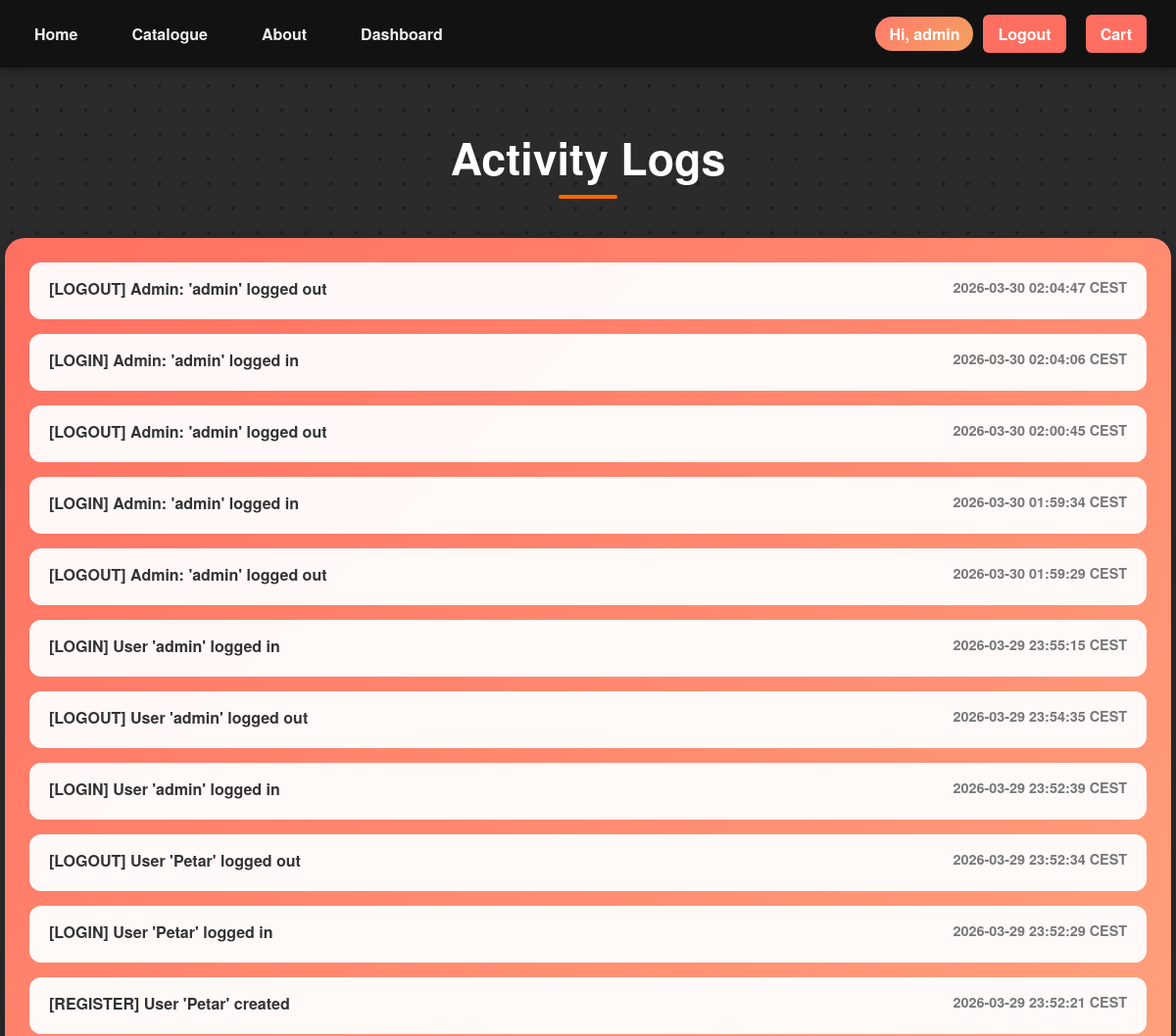
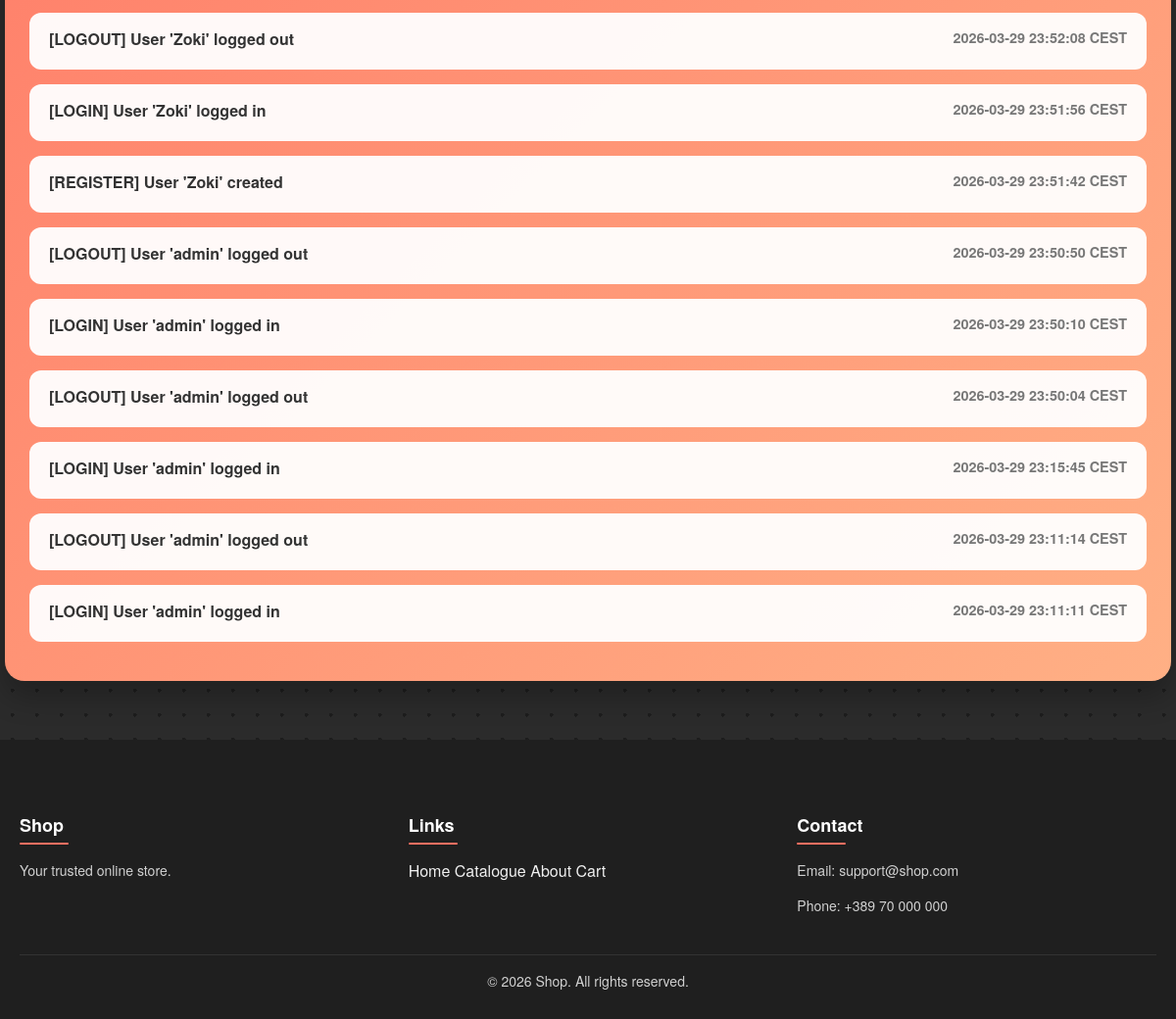
Page /dashboard/logs (signed in) on the committed database (2 pictures, top to bottom).
### models.py (models this page shows)
class Log(Base):
    __tablename__ = "logs"
    id = Column(Integer, primary_key=True)
    action = Column(String(255), nullable=False)
    user_id = Column(Integer)
    username = Column(String(120))
    timestamp = Column(DateTime, default=lambda: datetime.now(skopje_tz))

### app.py (the view)
@app.route("/dashboard/logs")
@admin_required
def logs():
    logs = db_session.query(Log).order_by(Log.timestamp.desc()).all()
    return render_template("logs.html", logs=logs)

### templates/logs.html (shortened to what this page needs)
{% extends "layout.html" %}
{% block extra_css %}
<link rel="stylesheet" href="{{ url_for('static', filename='css/logs.css') }}">
{% endblock %}
{% block content %}
<h1 class="logs-title">Activity Logs</h1>
<div class="logs-container">
    {% for log in logs %}
        <div class="log-item {{ log.action }}">
            <div class="log-top">
                <span class="log-action">{{ log.action }}</span>
                <span class="log-time">{{ log.timestamp.strftime('%Y-%m-%d %H:%M:%S') }} CEST</span>
            </div>
        </div>
    {% else %}
        <p class="no-logs">No logs found.</p>
    {% endfor %}
</div>
{% endblock %}

### static/css/logs.css (style rules this page uses)
body { background-color: #2b2b2b; background-image: radial-gradient(circle, #555 2px, transparent 2px); background-size: 25px 25px; background-blend-mode: overlay; font-family: 'Helvetica Neue', Helvetica, Arial, sans-serif; color: #fff; margin: 0; animation: moveDots 10s linear infinite; }
.logs-title { text-align: center; font-size: 2.8rem; font-weight: 700; margin: 60px 0 50px; position: relative; }
.logs-title::after { content: ""; position: absolute; bottom: -10px; left: 50%; transform: translateX(-50%); width: 60px; height: 4px; background: #ff6b00; border-radius: 2px; }
.logs-container { width: 95%; max-width: 1200px; margin: 0 auto 60px; padding: 25px; background: linear-gradient(135deg, #ff6f61, #ffb085); border-radius: 20px; box-shadow: 0 15px 30px rgba(0,0,0,0.25); }
.log-item { background: rgba(255,255,255,0.95); color: #333; padding: 15px 20px; border-radius: 12px; margin-bottom: 15px; transition: 0.3s; }
.log-top { display: flex; justify-content: space-between; font-weight: bold; margin-bottom: 5px; }
.log-time { font-size: 0.9rem; color: #777; }
html, body { height: 100%; margin: 0; }
body { display: flex; flex-direction: column; }

### rows in the picture
Log: action "[LOGOUT] Admin: 'admin' logged out", timestamp "2026-03-30 02:04:47"
Log: action "[LOGIN] Admin: 'admin' logged in", timestamp "2026-03-30 02:04:06"
Log: action "[LOGOUT] Admin: 'admin' logged out", timestamp "2026-03-30 02:00:45"
Log: action "[LOGIN] Admin: 'admin' logged in", timestamp "2026-03-30 01:59:34"
Log: action "[LOGOUT] Admin: 'admin' logged out", timestamp "2026-03-30 01:59:29"
Log: action "[LOGIN] User 'admin' logged in", timestamp "2026-03-29 23:55:15"
Log: action "[LOGOUT] User 'admin' logged out", timestamp "2026-03-29 23:54:35"
Log: action "[LOGIN] User 'admin' logged in", timestamp "2026-03-29 23:52:39"
Log: action "[LOGOUT] User 'Petar' logged out", timestamp "2026-03-29 23:52:34"
Log: action "[LOGIN] User 'Petar' logged in", timestamp "2026-03-29 23:52:29"
Log: action "[REGISTER] User 'Petar' created", timestamp "2026-03-29 23:52:21"
Log: action "[LOGOUT] User 'Zoki' logged out", timestamp "2026-03-29 23:52:08"
Log: action "[LOGIN] User 'Zoki' logged in", timestamp "2026-03-29 23:51:56"
Log: action "[REGISTER] User 'Zoki' created", timestamp "2026-03-29 23:51:42"
Log: action "[LOGOUT] User 'admin' logged out", timestamp "2026-03-29 23:50:50"
Log: action "[LOGIN] User 'admin' logged in", timestamp "2026-03-29 23:50:10"
Log: action "[LOGOUT] User 'admin' logged out", timestamp "2026-03-29 23:50:04"
Log: action "[LOGIN] User 'admin' logged in", timestamp "2026-03-29 23:15:45"
Log: action "[LOGOUT] User 'admin' logged out", timestamp "2026-03-29 23:11:14"
Log: action "[LOGIN] User 'admin' logged in", timestamp "2026-03-29 23:11:11"

### other values in the picture
{{ session.username }} "admin"
